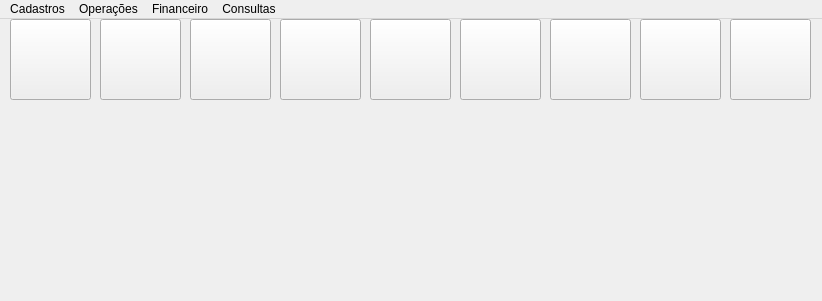
<?xml version="1.0" encoding="UTF-8"?>
<ui version="4.0">
 <class>MainWindow</class>
 <widget class="QMainWindow" name="MainWindow">
  <property name="geometry">
   <rect>
    <x>0</x>
    <y>0</y>
    <width>822</width>
    <height>301</height>
   </rect>
  </property>
  <property name="windowTitle">
   <string>MainWindow</string>
  </property>
  <widget class="QWidget" name="centralwidget">
   <widget class="QLabel" name="lbl_logo">
    <property name="geometry">
     <rect>
      <x>290</x>
      <y>100</y>
      <width>231</width>
      <height>151</height>
     </rect>
    </property>
    <property name="styleSheet">
     <string notr="true">image: url(:/logo_empresa/logo_empresa.png);</string>
    </property>
    <property name="text">
     <string/>
    </property>
   </widget>
   <widget class="QPushButton" name="btn_cliente">
    <property name="geometry">
     <rect>
      <x>10</x>
      <y>0</y>
      <width>81</width>
      <height>81</height>
     </rect>
    </property>
    <property name="styleSheet">
     <string notr="true">image: url(:/icon_cliente/cliente.png);</string>
    </property>
    <property name="text">
     <string/>
    </property>
   </widget>
   <widget class="QPushButton" name="btn_fornecedor">
    <property name="geometry">
     <rect>
      <x>100</x>
      <y>0</y>
      <width>81</width>
      <height>81</height>
     </rect>
    </property>
    <property name="styleSheet">
     <string notr="true">image: url(:/icon_fornecedor/fornecedor.png);</string>
    </property>
    <property name="text">
     <string/>
    </property>
   </widget>
   <widget class="QPushButton" name="btn_vendas">
    <property name="geometry">
     <rect>
      <x>280</x>
      <y>0</y>
      <width>81</width>
      <height>81</height>
     </rect>
    </property>
    <property name="styleSheet">
     <string notr="true">image: url(:/icon_vendas/venda.png);</string>
    </property>
    <property name="text">
     <string/>
    </property>
   </widget>
   <widget class="QPushButton" name="btn_produtos">
    <property name="geometry">
     <rect>
      <x>190</x>
      <y>0</y>
      <width>81</width>
      <height>81</height>
     </rect>
    </property>
    <property name="styleSheet">
     <string notr="true">image: url(:/icon_produtos/produtos.png);</string>
    </property>
    <property name="text">
     <string/>
    </property>
   </widget>
   <widget class="QPushButton" name="btn_receber">
    <property name="geometry">
     <rect>
      <x>550</x>
      <y>0</y>
      <width>81</width>
      <height>81</height>
     </rect>
    </property>
    <property name="styleSheet">
     <string notr="true">image: url(:/icon_receber/receber.png)</string>
    </property>
    <property name="text">
     <string/>
    </property>
   </widget>
   <widget class="QPushButton" name="btn_bancos">
    <property name="geometry">
     <rect>
      <x>460</x>
      <y>0</y>
      <width>81</width>
      <height>81</height>
     </rect>
    </property>
    <property name="styleSheet">
     <string notr="true">image: url(:/icon_banco/banco.png);</string>
    </property>
    <property name="text">
     <string/>
    </property>
   </widget>
   <widget class="QPushButton" name="btn_pagar">
    <property name="geometry">
     <rect>
      <x>370</x>
      <y>0</y>
      <width>81</width>
      <height>81</height>
     </rect>
    </property>
    <property name="styleSheet">
     <string notr="true">image: url(:/icon_pagar/contasPagar.png);</string>
    </property>
    <property name="text">
     <string/>
    </property>
   </widget>
   <widget class="QPushButton" name="btn_caixa">
    <property name="geometry">
     <rect>
      <x>640</x>
      <y>0</y>
      <width>81</width>
      <height>81</height>
     </rect>
    </property>
    <property name="styleSheet">
     <string notr="true">image: url(:/icon_caixa/caixa.png)</string>
    </property>
    <property name="text">
     <string/>
    </property>
   </widget>
   <widget class="QPushButton" name="btn_sair">
    <property name="geometry">
     <rect>
      <x>730</x>
      <y>0</y>
      <width>81</width>
      <height>81</height>
     </rect>
    </property>
    <property name="styleSheet">
     <string notr="true">image: url(:/icon_sair/sair.png)</string>
    </property>
    <property name="text">
     <string/>
    </property>
   </widget>
  </widget>
  <widget class="QMenuBar" name="menubar">
   <property name="geometry">
    <rect>
     <x>0</x>
     <y>0</y>
     <width>822</width>
     <height>24</height>
    </rect>
   </property>
   <widget class="QMenu" name="menuCadastros">
    <property name="title">
     <string>Cadastros</string>
    </property>
    <addaction name="actionCliente"/>
    <addaction name="actionFornecedor"/>
    <addaction name="actionUsuarios"/>
   </widget>
   <widget class="QMenu" name="menuOpera_es">
    <property name="title">
     <string>Operações</string>
    </property>
    <widget class="QMenu" name="menuSaida_de_produtos">
     <property name="title">
      <string>Saida de produtos</string>
     </property>
     <addaction name="actionVenda"/>
     <addaction name="actionConsumo_de_produtos"/>
    </widget>
    <widget class="QMenu" name="menuEstoque">
     <property name="title">
      <string>Estoque</string>
     </property>
     <addaction name="actionSaldo"/>
    </widget>
    <widget class="QMenu" name="menuCompras">
     <property name="title">
      <string>Compras</string>
     </property>
     <addaction name="actionCompras_2"/>
     <addaction name="actionPedido"/>
     <addaction name="actionCancelar_compra"/>
    </widget>
    <addaction name="menuSaida_de_produtos"/>
    <addaction name="menuEstoque"/>
    <addaction name="menuCompras"/>
   </widget>
   <widget class="QMenu" name="menuFinanceiro">
    <property name="title">
     <string>Financeiro</string>
    </property>
    <addaction name="actionCaixa"/>
    <addaction name="actionContas_bancos"/>
    <addaction name="actionContas_pagar"/>
    <addaction name="actionContas_pagas"/>
    <addaction name="actionContas_receber"/>
    <addaction name="actionContas_recebidas"/>
   </widget>
   <widget class="QMenu" name="menuConsultas">
    <property name="title">
     <string>Consultas</string>
    </property>
    <widget class="QMenu" name="menuVendas">
     <property name="title">
      <string>Vendas</string>
     </property>
     <addaction name="actionGeral"/>
     <addaction name="actionResumido"/>
    </widget>
    <widget class="QMenu" name="menuConsumos">
     <property name="title">
      <string>Consumos</string>
     </property>
     <addaction name="actionGeral_2"/>
     <addaction name="actionResumido_2"/>
    </widget>
    <addaction name="menuVendas"/>
    <addaction name="menuConsumos"/>
   </widget>
   <addaction name="menuCadastros"/>
   <addaction name="menuOpera_es"/>
   <addaction name="menuFinanceiro"/>
   <addaction name="menuConsultas"/>
  </widget>
  <action name="actionCliente">
   <property name="text">
    <string>Cliente</string>
   </property>
  </action>
  <action name="actionFornecedor">
   <property name="text">
    <string>Fornecedor</string>
   </property>
  </action>
  <action name="actionUsuarios">
   <property name="text">
    <string>Usuarios</string>
   </property>
  </action>
  <action name="actionVenda">
   <property name="text">
    <string>Venda</string>
   </property>
  </action>
  <action name="actionConsumo_de_produtos">
   <property name="text">
    <string>Consumo de produtos</string>
   </property>
  </action>
  <action name="actionSaldo">
   <property name="text">
    <string>Saldo</string>
   </property>
  </action>
  <action name="actionCompras_2">
   <property name="text">
    <string>Comprar</string>
   </property>
  </action>
  <action name="actionPedido">
   <property name="text">
    <string>Pedido</string>
   </property>
  </action>
  <action name="actionCancelar_compra">
   <property name="text">
    <string>Cancelar compra</string>
   </property>
  </action>
  <action name="actionCaixa">
   <property name="text">
    <string>Caixa</string>
   </property>
  </action>
  <action name="actionContas_bancos">
   <property name="text">
    <string>Contas bancos</string>
   </property>
  </action>
  <action name="actionContas_pagar">
   <property name="text">
    <string>Contas pagar</string>
   </property>
  </action>
  <action name="actionContas_pagas">
   <property name="text">
    <string>Contas pagas</string>
   </property>
  </action>
  <action name="actionContas_receber">
   <property name="text">
    <string>Contas receber</string>
   </property>
  </action>
  <action name="actionContas_recebidas">
   <property name="text">
    <string>Contas recebidas</string>
   </property>
  </action>
  <action name="actionGeral">
   <property name="text">
    <string>Geral</string>
   </property>
  </action>
  <action name="actionResumido">
   <property name="text">
    <string>Resumido</string>
   </property>
  </action>
  <action name="actionGeral_2">
   <property name="text">
    <string>Geral</string>
   </property>
  </action>
  <action name="actionResumido_2">
   <property name="text">
    <string>Resumido</string>
   </property>
  </action>
 </widget>
 <resources>
  <include location="icons.qrc"/>
 </resources>
 <connections/>
</ui>
